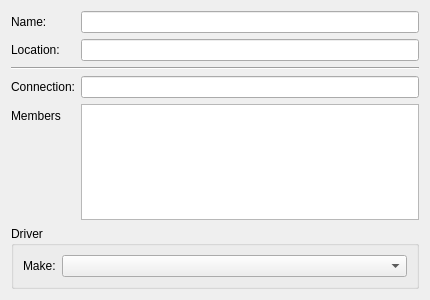
<?xml version="1.0" encoding="UTF-8"?>
<ui version="4.0">
 <class>ModifyPrinter</class>
 <widget class="QWidget" name="ModifyPrinter">
  <property name="geometry">
   <rect>
    <x>0</x>
    <y>0</y>
    <width>430</width>
    <height>300</height>
   </rect>
  </property>
  <property name="windowTitle">
   <string>Form</string>
  </property>
  <layout class="QGridLayout" name="gridLayout">
   <item row="0" column="0">
    <layout class="QFormLayout" name="formLayout">
     <property name="fieldGrowthPolicy">
      <enum>QFormLayout::ExpandingFieldsGrow</enum>
     </property>
     <item row="0" column="0">
      <widget class="QLabel" name="label">
       <property name="text">
        <string>Name:</string>
       </property>
       <property name="buddy">
        <cstring>nameLE</cstring>
       </property>
      </widget>
     </item>
     <item row="0" column="1">
      <widget class="KLineEdit" name="nameLE">
       <property name="AttributeName" stdset="0">
        <string notr="true">printer-info</string>
       </property>
      </widget>
     </item>
     <item row="1" column="0">
      <widget class="QLabel" name="label_2">
       <property name="text">
        <string>Location:</string>
       </property>
       <property name="buddy">
        <cstring>locationLE</cstring>
       </property>
      </widget>
     </item>
     <item row="1" column="1">
      <widget class="KLineEdit" name="locationLE">
       <property name="AttributeName" stdset="0">
        <string notr="true">printer-location</string>
       </property>
      </widget>
     </item>
     <item row="2" column="0" colspan="2">
      <widget class="Line" name="line">
       <property name="orientation">
        <enum>Qt::Horizontal</enum>
       </property>
      </widget>
     </item>
     <item row="3" column="0">
      <widget class="QLabel" name="connectionL">
       <property name="text">
        <string>Connection:</string>
       </property>
       <property name="buddy">
        <cstring>connectionLE</cstring>
       </property>
      </widget>
     </item>
     <item row="3" column="1">
      <widget class="KLineEdit" name="connectionLE">
       <property name="AttributeName" stdset="0">
        <string notr="true">device-uri</string>
       </property>
      </widget>
     </item>
     <item row="5" column="0" colspan="2">
      <widget class="QGroupBox" name="groupBox">
       <property name="title">
        <string>Driver</string>
       </property>
       <layout class="QGridLayout" name="gridLayout_2">
        <item row="0" column="0">
         <widget class="QLabel" name="label_4">
          <property name="text">
           <string>Make:</string>
          </property>
          <property name="buddy">
           <cstring>makeCB</cstring>
          </property>
         </widget>
        </item>
        <item row="0" column="1">
         <widget class="KComboBox" name="makeCB">
          <property name="sizePolicy">
           <sizepolicy hsizetype="Expanding" vsizetype="Fixed">
            <horstretch>0</horstretch>
            <verstretch>0</verstretch>
           </sizepolicy>
          </property>
         </widget>
        </item>
       </layout>
      </widget>
     </item>
     <item row="4" column="0">
      <widget class="QLabel" name="membersL">
       <property name="text">
        <string>Members</string>
       </property>
      </widget>
     </item>
     <item row="4" column="1">
      <widget class="QListView" name="membersLV"/>
     </item>
    </layout>
   </item>
  </layout>
 </widget>
 <customwidgets>
  <customwidget>
   <class>KLineEdit</class>
   <extends>QLineEdit</extends>
   <header>klineedit.h</header>
  </customwidget>
  <customwidget>
   <class>KComboBox</class>
   <extends>QComboBox</extends>
   <header>kcombobox.h</header>
  </customwidget>
 </customwidgets>
 <resources/>
 <connections/>
</ui>
